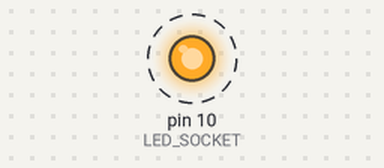
A sketch run on a simulated Arduino Uno, built with avr-gcc and run on an emulated ATmega328P. Shown: output pins drawn as LEDs (lit = HIGH). Dashed ring = blinking.

Above: at 0.5 s.
Timing chart, 0 to 4.6 s (numbered marks = the images above):
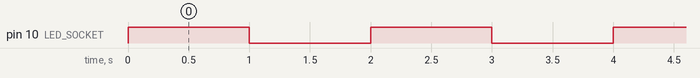

The sketch:

sketch_led_sample01.ino
```cpp
int LED_SOCKET  = 10;
int INTERVAL  = 1000;     // 1秒

// 初めに実行される関数
void setup() {
  // put your setup code here, to run once:
  pinMode(LED_SOCKET, OUTPUT);

}

// 繰り返し実行される関数
void loop() {
  // put your main code here, to run repeatedly:
  digitalWrite(LED_SOCKET, HIGH);

  delay(INTERVAL);
  digitalWrite(LED_SOCKET, LOW);

  delay(INTERVAL);
}
```

Measured:
- by itself, pin 10 (LED_SOCKET): alternates HIGH for 1.0 s and LOW for 1.0 s
